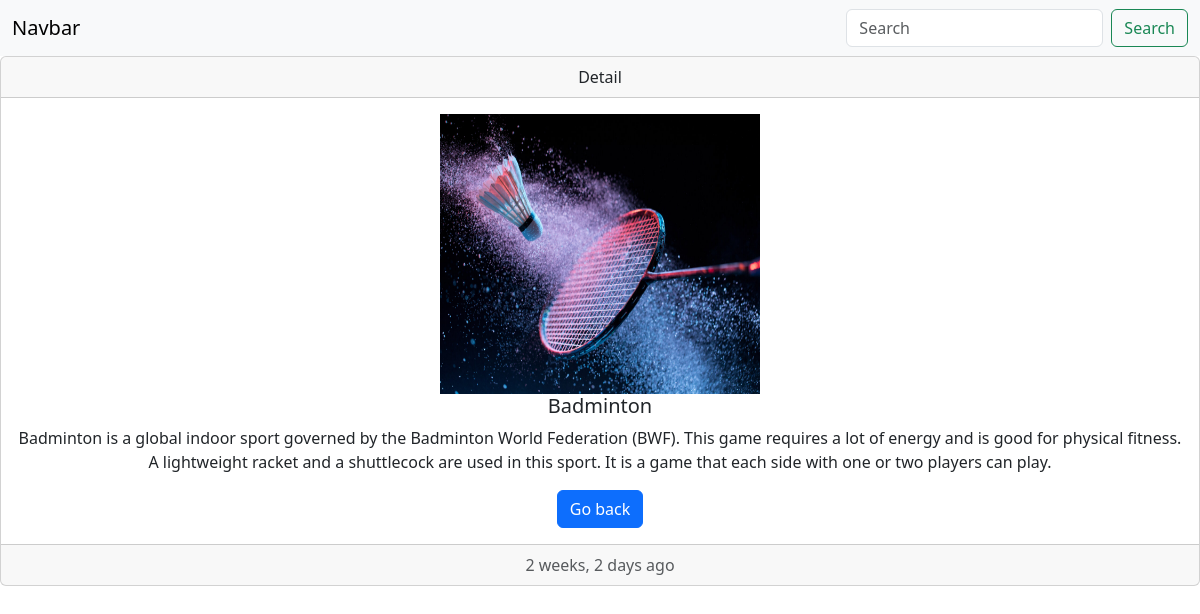
/postdetail/2/, run on the app's committed database.
### posts/models.py (models this page shows, shortened)
class Post(models.Model):
    title = models.CharField(max_length=255)
    photo=models.ImageField(upload_to='photo')
    post_body = models.TextField()
    date=models.DateField(auto_now=True)

### posts/views.py (the view)
# urls.py: path('postdetail/<int:id>/', postdetail, name='postdetail'),
def postdetail(request,id):
    data=Post.objects.filter(id=id)
    context={"data":data}
    return render(request,'postdetails.html',context)

### templates/postdetails.html (shortened to what this page needs)
{% load static %}
<!DOCTYPE html>
    <html lang="en">
    <head>
        <link rel="stylesheet" href="{% static 'css/bootstrap.min.css' %}">
    </head>
    <body>
        <nav class="navbar bg-body-tertiary">
            <div class="container-fluid">
              <a class="navbar-brand">Navbar</a>
              <form class="d-flex" role="search">
                <input class="form-control me-2" type="search" placeholder="Search" aria-label="Search"/>
                <button class="btn btn-outline-success" type="submit">Search</button>
              </form>
            </div>
          </nav>
        {% for i in data %}
        <div class="card text-center">
            <div class="card-header">
              Detail
            </div>
            <div class="card-body">
                <img src="{{i.photo.url}}">
              <h5 class="card-title">{{i.title}}</h5>
              <p class="card-text">{{i.post_body}}</p>
              <a href="{% url 'posts' %}" class="btn btn-primary">Go back</a>
            </div>
            <div class="card-footer text-body-secondary">
                {{i.date | timesince}} ago
            </div>
          </div>
        {% endfor %}
    </body>
    </html>

### templates/postdetails.html (style rules this page uses)
img { width:320px; height:280px; }

### data on the page
Post: photo (picture), title "Badminton", post_body "Badminton is a global indoor sport governed by the Badminton World Federation (BWF). This game requires a lot of energy and is good for physical fitness. A lightweight racket and a shuttlecock are used in this sport. It is a game that each side with one or two players can play.", date "2 weeks, 2 days"
